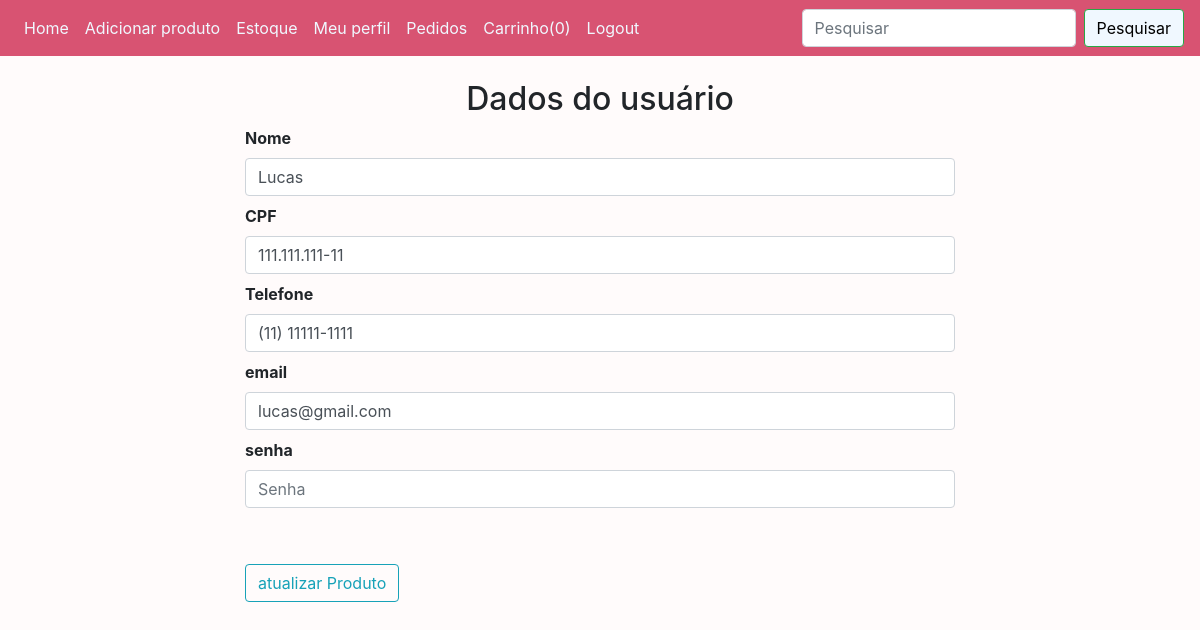
Before: /updateuserinfo/1 (signed in) with the older database file.
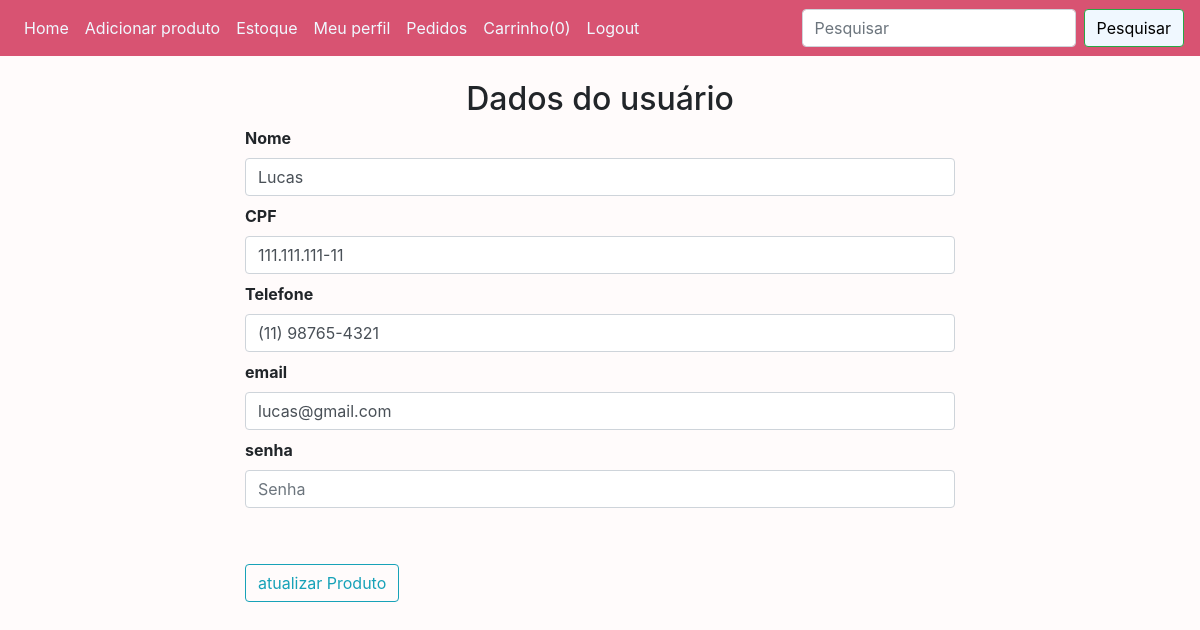
After: the same page with the newer database file.
### website/models.py (models this page shows)
class User(db.Model, UserMixin):
    id = db.Column(db.Integer, primary_key=True)
    firstName = db.Column(db.String(100))
    cpf = db.Column(db.Integer, unique=True)
    phone = db.Column(db.Integer)
    email = db.Column(db.String(100), unique=True)
    password = db.Column(db.String(20))
    notes = db.relationship('Order')

### website/auth.py (the view, shortened to what this page needs)
@auth.route('/updateuserinfo/<int:id>', methods=['GET', 'POST']) # URL do updateproduct - Função para atualizar os usuários CONTINUAR
def updateuserinfo(id):
    user = User.query.get_or_404(id) # pegando os dados do produto no database pelo ID
    form = attUser(request.form)
    form.firstName.data = user.firstName
    form.cpf.data = user.cpf
    form.phone.data = user.phone
    form.email.data = user.email
    return render_template("updateuserinfo.html", user=current_user, form=form, infoUser = user)

### website/forms.py
class attUser(Form): #formulario para atualizar usuário
    firstName = StringField('Nome', [validators.DataRequired()])
    cpf = FloatField('CPF', [validators.DataRequired()])
    phone = StringField('Telefone', [validators.DataRequired()])
    email = StringField('email', [validators.DataRequired()])
    password = StringField('senha', [validators.DataRequired()])

### website/templates/updateuserinfo.html
{% extends "base.html" %} {% block title %}Dados do usuário{% endblock %}
{% block content%}
<div class="container">
    <br />
    <div class="row">
    <div class="col-md-2"></div>
    <div class="col-md-8">
        <h2 class="text-center">Dados do usuário</h2>
        {% from "_formhelpers.html" import render_field %}
        <form action="" method="POST" enctype="multipart/form-data">
            {{render_field(form.firstName, class="form-control", placeholder="Nome")}}
            {{render_field(form.cpf, class="form-control", placeholder="CPF")}}
            {{render_field(form.phone, class="form-control", placeholder="Telefone")}}
            {{render_field(form.email, class="form-control", placeholder="E-mail")}}
            {{render_field(form.password, class="form-control", placeholder="Senha", type="password")}}
            <button type="submit" class="btn btn-outline-info mt-5"> atualizar Produto </button>
        </form>
    </div>
    <div class="col-md-2"></div>
</div>
</div>
{% endblock %}

Changed rows visible on the page:
changed User "Lucas": phone "(11) 11111-1111" → "(11) 98765-4321"
